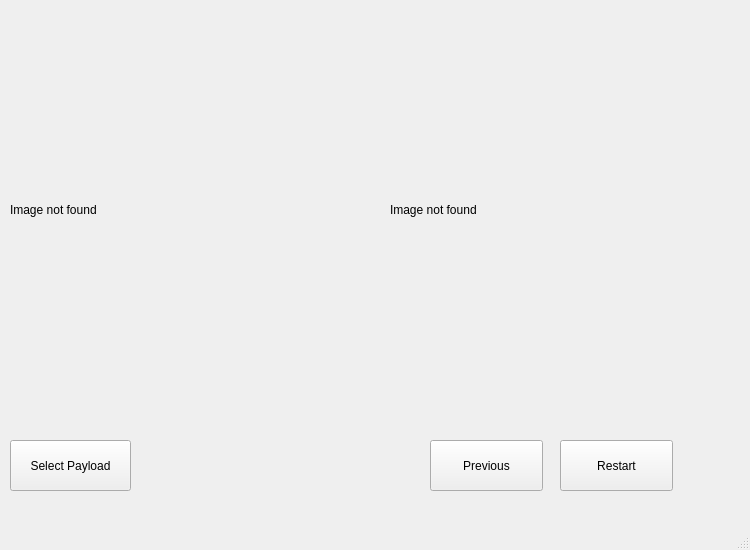
<?xml version="1.0" encoding="UTF-8"?>
<ui version="4.0">
 <class>MainWindow</class>
 <widget class="QMainWindow" name="MainWindow">
  <property name="geometry">
   <rect>
    <x>0</x>
    <y>0</y>
    <width>750</width>
    <height>550</height>
   </rect>
  </property>
  <property name="windowTitle">
   <string>MainWindow</string>
  </property>
  <widget class="QWidget" name="centralwidget">
   <widget class="QPushButton" name="pushButton_3">
    <property name="geometry">
     <rect>
      <x>10</x>
      <y>440</y>
      <width>121</width>
      <height>51</height>
     </rect>
    </property>
    <property name="text">
     <string>Select Payload</string>
    </property>
   </widget>
   <widget class="QPushButton" name="pushButton">
    <property name="geometry">
     <rect>
      <x>430</x>
      <y>440</y>
      <width>113</width>
      <height>51</height>
     </rect>
    </property>
    <property name="text">
     <string>Previous</string>
    </property>
   </widget>
   <widget class="QPushButton" name="pushButton_2">
    <property name="geometry">
     <rect>
      <x>560</x>
      <y>440</y>
      <width>113</width>
      <height>51</height>
     </rect>
    </property>
    <property name="text">
     <string>Restart</string>
    </property>
   </widget>
   <widget class="QWidget" name="verticalLayoutWidget">
    <property name="geometry">
     <rect>
      <x>390</x>
      <y>0</y>
      <width>351</width>
      <height>421</height>
     </rect>
    </property>
    <layout class="QVBoxLayout" name="verticalLayout">
     <item>
      <widget class="QLabel" name="label">
       <property name="text">
        <string>&lt;html&gt;&lt;head/&gt;&lt;body&gt;&lt;p&gt;Image not found&lt;/p&gt;&lt;/body&gt;&lt;/html&gt;</string>
       </property>
      </widget>
     </item>
    </layout>
   </widget>
   <widget class="QWidget" name="verticalLayoutWidget_2">
    <property name="geometry">
     <rect>
      <x>10</x>
      <y>0</y>
      <width>351</width>
      <height>421</height>
     </rect>
    </property>
    <layout class="QVBoxLayout" name="verticalLayout_2">
     <item>
      <widget class="QLabel" name="label_2">
       <property name="text">
        <string>&lt;html&gt;&lt;head/&gt;&lt;body&gt;&lt;p&gt;Image not found&lt;/p&gt;&lt;/body&gt;&lt;/html&gt;</string>
       </property>
      </widget>
     </item>
    </layout>
   </widget>
  </widget>
  <widget class="QMenuBar" name="menubar">
   <property name="geometry">
    <rect>
     <x>0</x>
     <y>0</y>
     <width>750</width>
     <height>22</height>
    </rect>
   </property>
  </widget>
  <widget class="QStatusBar" name="statusbar"/>
 </widget>
 <resources/>
 <connections/>
</ui>
